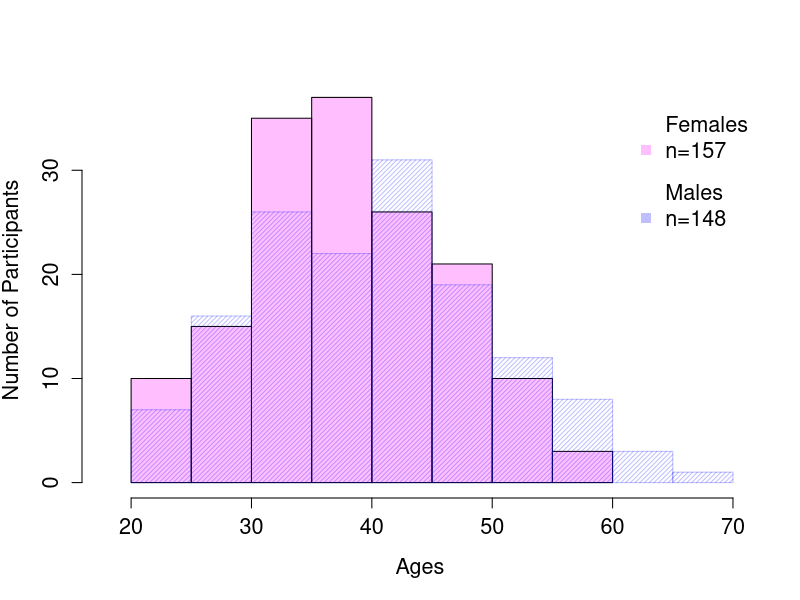
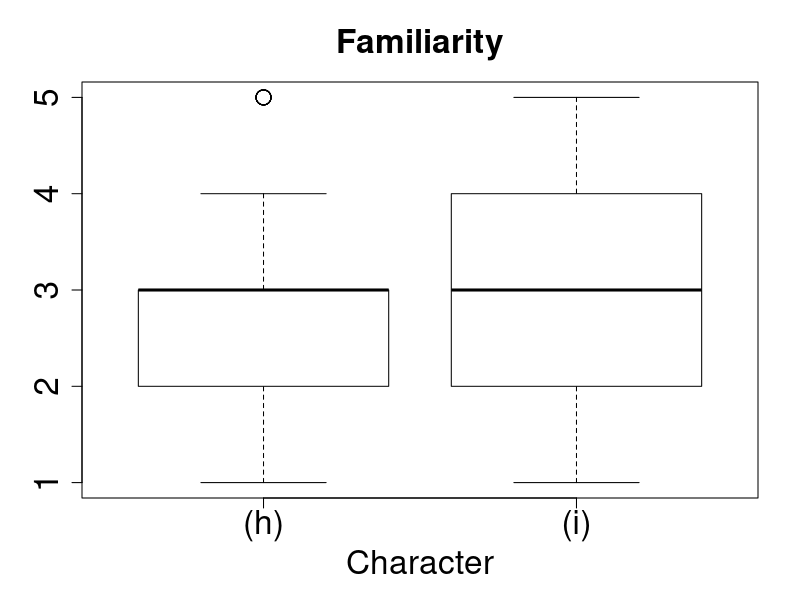

These figures' R source, in order:

setwd("/Users/hiroki-tan/Dropbox (NAIST AHC)/work/SST2020/SRS_Agent/Movie/")

getwd()

X<-read.table("Data.csv",sep=",",header=TRUE)
dim(X)

###
male<-subset(X,X[,4]=="男性")
female<-subset(X,X[,4]=="女性")

high_age<-subset(X,X[,3]>=45)
low_age<-subset(X,X[,3]<45)


###

Age<-X[,3]

hist(female[,3],xlim=c(18,70),col="#ff00ff40",cex.lab=1.3,cex.axis=1.3,ylab="Number of Participants",main="",xlab="Ages",breaks = "Scott",add=FALSE)
hist(male[,3],xlim=c(18,70),col="#0000ff40",density=30,cex.lab=1.3,cex.axis=1.3,breaks = "Scott",add=TRUE)
legend("topright",legend=c("Females\nn=157\n","Males\nn=148\n"),col=c("#ff00ff40","#0000ff40"),pch=15,cex=1.3,box.lty = 0)


####################
##

Data1<-X #male
dir=""

# loop, 5-17 5: Acceptability as a Trainer, 6: : Acceptability as a Listener, 7: Realism, 8, Eeriness, 9: Trustworthiness, 10: Eye, 11: Face, 12: Fair, 13: Voice, 14: Age, 15: Clothes, 16: Likeability, 17: Familiarity

point=5

start=point
title="Familiarity"


Char<-Data1[,start+13]
Char<-cbind(Char,Data1[,start])


boxplot(Char,ylim=c(1,5),col=0,names=c("(h)", "(i)"),xlab="Character",main=title,cex.names=2.0,cex=2.0,cex.lab=2.0,cex.axis=2.0,cex.main=2.0)
#dev.off()

wilcox.test(Char[,1],Char[,2],paired=TRUE)


shapiro.test(Char[,1])

# Kruskal-Wallis rank sum test
kruskal.test(x=list(Char[,1],Char[,2]))

